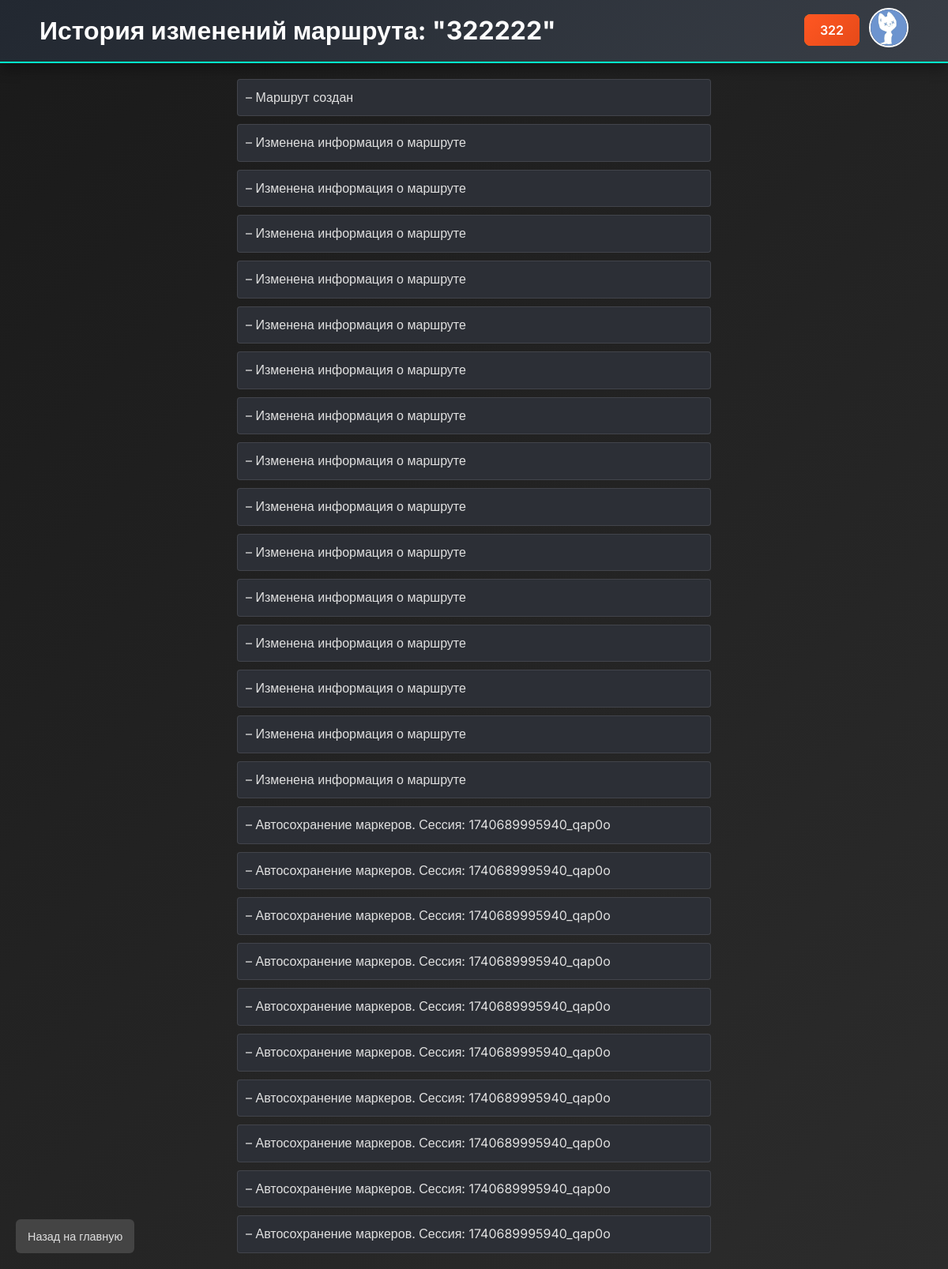
The app's page /route/1/history (signed in) with its own data.
### app.py (models this page shows, shortened)
class Route(db.Model):
    __tablename__ = 'route'
    id = db.Column(db.Integer, primary_key=True)
    title = db.Column(db.String(100), nullable=False)
    description = db.Column(db.Text)
    is_private = db.Column(db.Boolean, default=False)
    moderated = db.Column(db.Boolean, default=False)
    user_id = db.Column(db.Integer, db.ForeignKey('user.id'))
    photos = db.relationship('Photo', backref='route', lazy=True)
    comments = db.relationship('Comment', backref='route', lazy=True)
    changes = db.relationship('ChangeHistory', backref='route', lazy=True)
    landmarks = db.relationship('Landmark', backref='route', lazy=True)
    points = db.Column(db.Text, nullable=True)
    allMarkers = db.Column(db.Text, nullable=True)
    ratings = db.relationship('Rating', backref='route', lazy='dynamic')

class User(db.Model, UserMixin):
    id = db.Column(db.Integer, primary_key=True)
    username = db.Column(db.String(50), unique=True, nullable=False)
    password = db.Column(db.String(200), nullable=False)
    avatar_url = db.Column(db.String(300))
    is_moderator = db.Column(db.Boolean, default=False)

class ChangeHistory(db.Model):
    id = db.Column(db.Integer, primary_key=True)
    change_desc = db.Column(db.Text)
    route_id = db.Column(db.Integer, db.ForeignKey('route.id'))
    session = db.Column(db.String(100), nullable=True)

### app.py (the view)
@app.route('/route/<int:route_id>/history')
@login_required
def route_history(route_id):
    route = Route.query.get_or_404(route_id)
    if route.user_id != current_user.id:
        flash("У вас нет доступа к просмотру истории этого маршрута")
        return redirect(url_for('index'))
    histories = route.changes
    return render_template('history.html', route=route, histories=histories)

### app.py (called while the page is built)
@login_manager.user_loader
def load_user(user_id):
    return User.query.get(int(user_id))

### templates/history.html (shortened to what this page needs)
<!DOCTYPE html>
<html lang="ru">
<head>
  <link rel="stylesheet" href="{{ url_for('static', filename='css/styles.css') }}">
</head>
<body>
  <header>
    <div class="header-container">
      <div class="site-title">
        <h1>История изменений маршрута: "{{ route.title }}"</h1>
      </div>
      <div class="user-actions">
        {% if current_user.is_authenticated %}
          <div class="user-info">
            <div class="user-details">
              <a class="profile-link" href="{{ url_for('user_profile', user_id=current_user.id) }}">{{ current_user.username }}</a>
            </div>
            <div class="avatar">
              {% if current_user.avatar_url %}
                <img src="{{ current_user.avatar_url }}" alt="Аватар">
              {% else %}
                <img src="{{ url_for('static', filename='images/default-avatar.png') }}" alt="Аватар">
              {% endif %}
            </div>
          </div>
        {% else %}
          <a class="login-btn" href="{{ url_for('login') }}">Войти</a>
        {% endif %}
      </div>
    </div>
  </header>
  {% if histories %}
  <ul class="history-list">
    {% for history in histories %}
      <li>– {{ history.change_desc }}</li>
    {% endfor %}
  </ul>
{% else %}
  <p>История изменений отсутствует.</p>
{% endif %}
  <a class="back btn" href="{{ url_for('index') }}">Назад на главную</a>
</body>
</html>

### static/css/styles.css (style rules this page uses)
* { margin: 0; padding: 0; box-sizing: border-box; }
body { font-family: 'Inter', sans-serif; background: linear-gradient(135deg, #1a1a1a, #2c2c2c); color: #e0e0e0; line-height: 1.6; }
header { background: linear-gradient(135deg, #222831, #393e46); color: #fff; padding: 10px 0 10px 0; box-shadow: 0 8px 16px rgba(0, 0, 0, 0.3); border-bottom: 2px solid #00ffcc; }
.user-info { display: flex; justify-content: flex-start; align-items: center; gap: 12px; }
.header-container { display: flex; justify-content: space-between; align-items: center; max-width: 1100px; margin: 0 auto; }
.site-title { display: flex; justify-content: flex-start; align-items: center; gap: 12px; }
.create-route-btn, .profile-link, .login-btn { background: linear-gradient(135deg, #ff5722, #e64a19); color: #fff; padding: 10px 20px; border-radius: 8px; text-decoration: none; font-weight: 600; transition: background 0.3s, transform 0.3s, box-shadow 0.3s; }
.profile-link, .login-btn { background-color: #ff8c00; color: #fff; padding: 10px 20px; border-radius: 8px; text-decoration: none; font-weight: 600; transition: background-color 0.2s, transform 0.2s, box-shadow 0.2s; }
.avatar img { width: 50px; height: 50px; border-radius: 50%; object-fit: cover; border: 2px solid #fff; transition: transform 0.2s; }
.btn { display: inline-block; background-color: #228b22; color: #fff; border: none; padding: 8px 12px; border-radius: 8px; margin: 5px; cursor: pointer; font-size: 0.9em; transition: background-color 0.2s, transform 0.2s, box-shadow 0.2s; }
.back.btn { position: fixed; bottom: 15px; left: 15px; background: #444; color: #e0e0e0; padding: 10px 15px; border-radius: 6px; font-size: 0.9em; text-decoration: none; z-index: 1000; transition: background 0.2s, transform 0.2s; }
.history-list { margin: 20px auto; max-width: 600px; padding: 0; list-style: none; }
.history-list li { background: #2c2f36; padding: 10px; margin-bottom: 10px; border-radius: 4px; border: 1px solid rgba(255, 255, 255, 0.1); color: #e0e0e0; }

### records on screen
Route: title "322222"
User: username "322"
ChangeHistory: change_desc "Маршрут создан"
ChangeHistory: change_desc "Изменена информация о маршруте"
ChangeHistory: change_desc "Изменена информация о маршруте"
ChangeHistory: change_desc "Изменена информация о маршруте"
ChangeHistory: change_desc "Изменена информация о маршруте"
ChangeHistory: change_desc "Изменена информация о маршруте"
ChangeHistory: change_desc "Изменена информация о маршруте"
ChangeHistory: change_desc "Изменена информация о маршруте"
ChangeHistory: change_desc "Изменена информация о маршруте"
ChangeHistory: change_desc "Изменена информация о маршруте"
ChangeHistory: change_desc "Изменена информация о маршруте"
ChangeHistory: change_desc "Изменена информация о маршруте"
ChangeHistory: change_desc "Изменена информация о маршруте"
ChangeHistory: change_desc "Изменена информация о маршруте"
ChangeHistory: change_desc "Изменена информация о маршруте"
ChangeHistory: change_desc "Изменена информация о маршруте"
ChangeHistory: change_desc "Автосохранение маркеров. Сессия: 1740689995940_qap0o"
ChangeHistory: change_desc "Автосохранение маркеров. Сессия: 1740689995940_qap0o"
ChangeHistory: change_desc "Автосохранение маркеров. Сессия: 1740689995940_qap0o"
ChangeHistory: change_desc "Автосохранение маркеров. Сессия: 1740689995940_qap0o"
ChangeHistory: change_desc "Автосохранение маркеров. Сессия: 1740689995940_qap0o"
ChangeHistory: change_desc "Автосохранение маркеров. Сессия: 1740689995940_qap0o"
ChangeHistory: change_desc "Автосохранение маркеров. Сессия: 1740689995940_qap0o"
ChangeHistory: change_desc "Автосохранение маркеров. Сессия: 1740689995940_qap0o"
ChangeHistory: change_desc "Автосохранение маркеров. Сессия: 1740689995940_qap0o"
ChangeHistory: change_desc "Автосохранение маркеров. Сессия: 1740689995940_qap0o"
